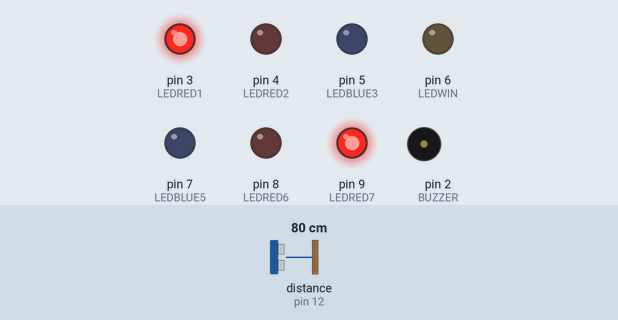
A sketch run on a simulated Arduino Uno, built with avr-gcc and run on an emulated ATmega328P. Shown: output pins drawn as LEDs (lit = HIGH), buzzer (waves = sounding). Wiring (inferred from the names in the program): ultrasonic range finder: trigger pin 13; echo pin 12. Dashed ring = blinking. Inputs (shaded band) come from the test bench; at power-on: distance to the obstacle (sensor on pin 12) 80 cm. The echo pulse lasts 58.3 µs per cm; pins used as bus, display or sensor lines are not drawn.

Above: at 2.55 s.
3.7 s: distance to the obstacle (sensor on pin 12) set to 33 cm
At 4.08 s:
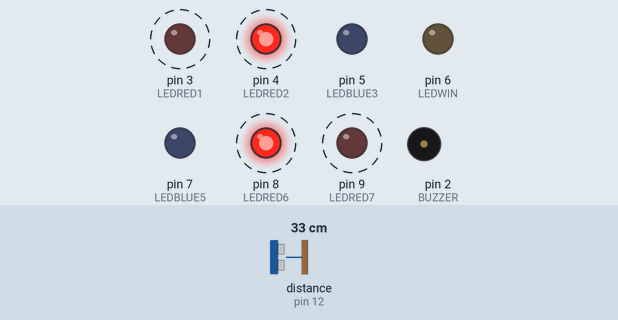
6.7 s: distance to the obstacle (sensor on pin 12) set to 28 cm
At 7.8 s:
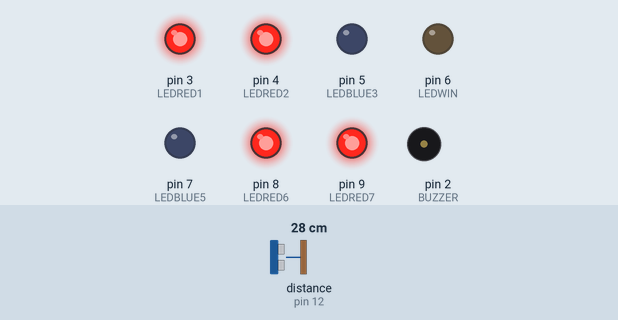
At 15.2 s:
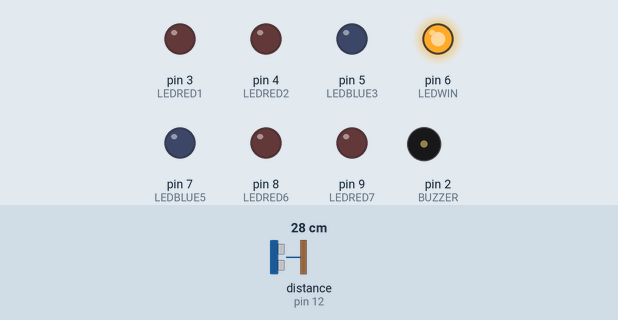
Timing chart, 0 to 19.1 s (numbered marks = the images above; inputs shaded):
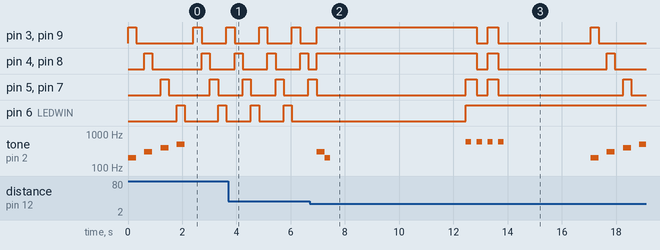

The sketch:

Ultraonic_game.ino
```cpp
int trigPin = 13;
int echoPin = 12;
int BUZZER = 2;
int LEDRED1 = 3;
int LEDRED2 = 4;
int LEDBLUE3 = 5;
int LEDWIN = 6;
int LEDBLUE5 = 7;
int LEDRED6 = 8;
int LEDRED7 = 9;

void setup() {
pinMode(echoPin, INPUT);
pinMode(trigPin, OUTPUT);

pinMode(BUZZER, OUTPUT);
        //  Definimos los leds que tendremos conectados
pinMode(LEDRED1, OUTPUT);
pinMode(LEDRED2, OUTPUT);
pinMode(LEDBLUE3, OUTPUT);
pinMode(LEDWIN, OUTPUT);   //  el led que se encuentra enmedio
pinMode(LEDBLUE5, OUTPUT);
pinMode(LEDRED6, OUTPUT);
pinMode(LEDRED7, OUTPUT);

tone(BUZZER, 200);  //  usamos la función tone para definir un volumen de buzzer adecuado

/*
 * La secuencia siguiente es para denotar el inicio del juego
 * similar a lo que hacían los juegos de los 90's como los de las
 * maquinitas
 */
    digitalWrite(LEDRED1, HIGH);
    digitalWrite(LEDRED7, HIGH);
    delay(300);

    noTone(BUZZER);
    digitalWrite(LEDRED1, LOW);
    digitalWrite(LEDRED7, LOW);
    delay(300);

    tone(BUZZER, 300);
    digitalWrite(LEDRED2, HIGH);
    digitalWrite(LEDRED6, HIGH);
    delay(300);

    noTone(BUZZER);
    digitalWrite(LEDRED2, LOW);
    digitalWrite(LEDRED6, LOW);
    delay(300);

    tone(BUZZER, 400);
    digitalWrite(LEDBLUE3, HIGH);
    digitalWrite(LEDBLUE5, HIGH);
    delay(300);

    noTone(BUZZER);
    digitalWrite(LEDBLUE3, LOW);
    digitalWrite(LEDBLUE5, LOW);
    delay(300);

    tone(BUZZER, 500);
    digitalWrite(LEDWIN, HIGH);
    delay(300);

    noTone(BUZZER);
    digitalWrite(LEDWIN, LOW);
    delay(300);


}

void loop() {
  // deifinimos variables locales de duración y distancia
  long duration;
  long distance;

  digitalWrite(trigPin, LOW);
  delayMicroseconds(2);
  digitalWrite(trigPin, HIGH);
  delayMicroseconds(10);
  digitalWrite(trigPin, LOW);

  //Hacemos el cálculo de distancia con el sensor ultrasónico

  duration = pulseIn(echoPin, HIGH);
  distance = (duration/2) / 29.1;


    if (distance > 30) {

  digitalWrite(LEDRED1, HIGH);
  digitalWrite(LEDRED2, LOW);
  digitalWrite(LEDBLUE3, LOW);
  digitalWrite(LEDWIN, LOW);
  digitalWrite(LEDBLUE5, LOW);
  digitalWrite(LEDRED6, LOW);
  digitalWrite(LEDRED7, HIGH);

  delay(300);

  //definimos nuevamente variables locales dentro del if

  long duration;
  long distance;

  digitalWrite(trigPin, LOW);
  delayMicroseconds(2);
  digitalWrite(trigPin, HIGH);
  delayMicroseconds(10);
  digitalWrite(trigPin, LOW);
  duration = pulseIn(echoPin, HIGH);
  distance = (duration/2) / 29.1;

    if (distance > 30) {

  digitalWrite(LEDRED1, LOW);
  digitalWrite(LEDRED2, HIGH);
  digitalWrite(LEDBLUE3, LOW);
  digitalWrite(LEDWIN, LOW);
  digitalWrite(LEDBLUE5, LOW);
  digitalWrite(LEDRED6, HIGH);
  digitalWrite(LEDRED7, LOW);

  delay(300);

  // definimos variables locales nuevamente

   long duration;
   long distance;

  digitalWrite(trigPin, LOW);
  delayMicroseconds(2);
  digitalWrite(trigPin, HIGH);
  delayMicroseconds(10);
  digitalWrite(trigPin, LOW);
  duration = pulseIn(echoPin, HIGH);
  distance = (duration/2) / 29.1;

    if (distance > 30) {

  digitalWrite(LEDRED1, LOW);
  digitalWrite(LEDRED2, LOW);
  digitalWrite(LEDBLUE3, HIGH);
  digitalWrite(LEDWIN, LOW);
  digitalWrite(LEDBLUE5, HIGH);
  digitalWrite(LEDRED6, LOW);
  digitalWrite(LEDRED7, LOW);

  delay(300);

    // definimos variables locales dentro del if

     long duration;
     long distance;

  digitalWrite(trigPin, LOW);
  delayMicroseconds(2);
  digitalWrite(trigPin, HIGH);
  delayMicroseconds(10);
  digitalWrite(trigPin, LOW);
  duration = pulseIn(echoPin, HIGH);
  distance = (duration/2) / 29.1;

    if (distance > 30) {

  digitalWrite(LEDRED1, LOW);
  digitalWrite(LEDRED2, LOW);
  digitalWrite(LEDBLUE3, LOW);
  digitalWrite(LEDWIN, HIGH);
  digitalWrite(LEDBLUE5, LOW);
  digitalWrite(LEDRED6, LOW);
  digitalWrite(LEDRED7, LOW);

  delay(300);
  }

  else {
  digitalWrite(LEDRED1, HIGH);
  digitalWrite(LEDRED2, HIGH);
  digitalWrite(LEDBLUE3, LOW);
  digitalWrite(LEDWIN, LOW);
  digitalWrite(LEDBLUE5, LOW);
  digitalWrite(LEDRED6, HIGH);
  digitalWrite(LEDRED7, HIGH);
  tone(BUZZER, 300);
  delay(300);
  noTone(BUZZER);
  tone(BUZZER, 200);
  delay(200);
  noTone(BUZZER);
  delay(5000);
  }
    }

  else {
  digitalWrite(LEDRED1, HIGH);
  digitalWrite(LEDRED2, HIGH);
  digitalWrite(LEDBLUE3, LOW);
  digitalWrite(LEDWIN, LOW);
  digitalWrite(LEDBLUE5, LOW);
  digitalWrite(LEDRED6, HIGH);
  digitalWrite(LEDRED7, HIGH);
  tone(BUZZER, 300);
  delay(300);
  noTone(BUZZER);
  tone(BUZZER, 200);
  delay(200);
  noTone(BUZZER);
  delay(5000);
  }
    }

    else {
  digitalWrite(LEDRED1, HIGH);
  digitalWrite(LEDRED2, HIGH);
  digitalWrite(LEDBLUE3, LOW);
  digitalWrite(LEDWIN, LOW);
  digitalWrite(LEDBLUE5, LOW);
  digitalWrite(LEDRED6, HIGH);
  digitalWrite(LEDRED7, HIGH);

  delay(5000);
}
}

else {
  digitalWrite(LEDRED1, HIGH);
  digitalWrite(LEDRED2, HIGH);
  digitalWrite(LEDBLUE3, HIGH);
  digitalWrite(LEDWIN, HIGH);
  digitalWrite(LEDBLUE5, HIGH);
  digitalWrite(LEDRED6, HIGH);
  digitalWrite(LEDRED7, HIGH);
  tone(BUZZER, 600);
  delay(200);
  noTone(BUZZER);
  delay(200);
  digitalWrite(LEDRED1, LOW);
  digitalWrite(LEDRED2, LOW);
  digitalWrite(LEDBLUE3, LOW);
  digitalWrite(LEDWIN, HIGH);
  digitalWrite(LEDBLUE5, LOW);
  digitalWrite(LEDRED6, LOW);
  digitalWrite(LEDRED7, LOW);
  tone(BUZZER, 600);

  delay(200);
  noTone(BUZZER);
  delay(200);

  digitalWrite(LEDRED1, HIGH);
  digitalWrite(LEDRED2, HIGH);
  digitalWrite(LEDBLUE3, HIGH);
  digitalWrite(LEDWIN, HIGH);
  digitalWrite(LEDBLUE5, HIGH);
  digitalWrite(LEDRED6, HIGH);
  digitalWrite(LEDRED7, HIGH);
  tone(BUZZER, 600);

  delay(200);
  noTone(BUZZER);
  delay(200);

  digitalWrite(LEDRED1, LOW);
  digitalWrite(LEDRED2, LOW);
  digitalWrite(LEDBLUE3, LOW);
  digitalWrite(LEDWIN, HIGH);
  digitalWrite(LEDBLUE5, LOW);
  digitalWrite(LEDRED6, LOW);
  digitalWrite(LEDRED7, LOW);
  tone(BUZZER, 600);
  delay(200);
  noTone(BUZZER);
  delay(200);
  delay(3000);
  tone(BUZZER, 200);
  digitalWrite(LEDRED1, HIGH);
  digitalWrite(LEDRED7, HIGH);
  delay(300);
  noTone(BUZZER);
  digitalWrite(LEDRED1, LOW);
  digitalWrite(LEDRED7, LOW);
  delay(300);

  tone(BUZZER, 300);
  digitalWrite(LEDRED2, HIGH);
  digitalWrite(LEDRED6, HIGH);
  delay(300);
  noTone(BUZZER);
  digitalWrite(LEDRED2, LOW);
  digitalWrite(LEDRED6, LOW);
  delay(300);

  tone(BUZZER, 400);
  digitalWrite(LEDBLUE3, HIGH);
  digitalWrite(LEDBLUE5, HIGH);
  delay(300);
  noTone(BUZZER);
  digitalWrite(LEDBLUE3, LOW);
  digitalWrite(LEDBLUE5, LOW);
  delay(300);

  tone(BUZZER, 500);
  digitalWrite(LEDWIN, HIGH);
  delay(300);
  noTone(BUZZER);
  digitalWrite(LEDWIN, LOW);
  delay(300);
  }

 }
```

Measured:
- the behaviour switches between 32 and 31 cm on distance to the obstacle (sensor on pin 12) (found by bisection; images 1 and 2)
- after the input at 6.7 s, tone on pin 2 (BUZZER): plays 300 Hz for 0.30 s, 200 Hz for 0.20 s, 600 Hz for 0.20 s, 600 Hz for 0.20 s, 600 Hz for 0.20 s, 600 Hz for 0.20 s … (10 notes in this stretch), starting after 0.25 s
